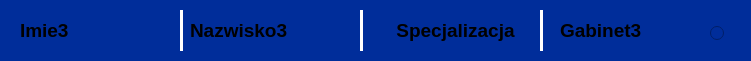
     <widget class="QFrame" name="frame_34">
      <property name="geometry">
       <rect>
        <x>10</x>
        <y>150</y>
        <width>751</width>
        <height>61</height>
       </rect>
      </property>
      <property name="styleSheet">
       <string notr="true">background-color: rgb(0, 45, 154);
border-radius: 10px;</string>
      </property>
      <property name="frameShape">
       <enum>QFrame::Shape::StyledPanel</enum>
      </property>
      <property name="frameShadow">
       <enum>QFrame::Shadow::Raised</enum>
      </property>
      <widget class="Line" name="line_37">
       <property name="geometry">
        <rect>
         <x>360</x>
         <y>10</y>
         <width>3</width>
         <height>41</height>
        </rect>
       </property>
       <property name="styleSheet">
        <string notr="true">background-color: white;</string>
       </property>
       <property name="orientation">
        <enum>Qt::Orientation::Vertical</enum>
       </property>
      </widget>
      <widget class="Line" name="line_38">
       <property name="geometry">
        <rect>
         <x>540</x>
         <y>10</y>
         <width>3</width>
         <height>41</height>
        </rect>
       </property>
       <property name="styleSheet">
        <string notr="true">background-color: white;</string>
       </property>
       <property name="orientation">
        <enum>Qt::Orientation::Vertical</enum>
       </property>
      </widget>
      <widget class="QLabel" name="label_66">
       <property name="geometry">
        <rect>
         <x>380</x>
         <y>10</y>
         <width>151</width>
         <height>41</height>
        </rect>
       </property>
       <property name="font">
        <font>
         <pointsize>14</pointsize>
         <bold>true</bold>
        </font>
       </property>
       <property name="layoutDirection">
        <enum>Qt::LayoutDirection::LeftToRight</enum>
       </property>
       <property name="styleSheet">
        <string notr="true"/>
       </property>
       <property name="text">
        <string>Specjalizacja</string>
       </property>
       <property name="textFormat">
        <enum>Qt::TextFormat::RichText</enum>
       </property>
       <property name="alignment">
        <set>Qt::AlignmentFlag::AlignCenter</set>
       </property>
      </widget>
      <widget class="QLabel" name="label_67">
       <property name="geometry">
        <rect>
         <x>20</x>
         <y>10</y>
         <width>81</width>
         <height>41</height>
        </rect>
       </property>
       <property name="font">
        <font>
         <pointsize>14</pointsize>
         <bold>true</bold>
        </font>
       </property>
       <property name="layoutDirection">
        <enum>Qt::LayoutDirection::LeftToRight</enum>
       </property>
       <property name="styleSheet">
        <string notr="true"/>
       </property>
       <property name="text">
        <string>Imie3</string>
       </property>
       <property name="textFormat">
        <enum>Qt::TextFormat::RichText</enum>
       </property>
       <property name="alignment">
        <set>Qt::AlignmentFlag::AlignLeading|Qt::AlignmentFlag::AlignLeft|Qt::AlignmentFlag::AlignVCenter</set>
       </property>
      </widget>
      <widget class="Line" name="line_39">
       <property name="geometry">
        <rect>
         <x>180</x>
         <y>10</y>
         <width>3</width>
         <height>41</height>
        </rect>
       </property>
       <property name="styleSheet">
        <string notr="true">background-color: white;</string>
       </property>
       <property name="orientation">
        <enum>Qt::Orientation::Vertical</enum>
       </property>
      </widget>
      <widget class="QLabel" name="label_68">
       <property name="geometry">
        <rect>
         <x>190</x>
         <y>10</y>
         <width>131</width>
         <height>41</height>
        </rect>
       </property>
       <property name="font">
        <font>
         <pointsize>14</pointsize>
         <bold>true</bold>
        </font>
       </property>
       <property name="layoutDirection">
        <enum>Qt::LayoutDirection::LeftToRight</enum>
       </property>
       <property name="styleSheet">
        <string notr="true"/>
       </property>
       <property name="text">
        <string>Nazwisko3</string>
       </property>
       <property name="textFormat">
        <enum>Qt::TextFormat::RichText</enum>
       </property>
       <property name="alignment">
        <set>Qt::AlignmentFlag::AlignLeading|Qt::AlignmentFlag::AlignLeft|Qt::AlignmentFlag::AlignVCenter</set>
       </property>
      </widget>
      <widget class="QLabel" name="label_77">
       <property name="geometry">
        <rect>
         <x>560</x>
         <y>10</y>
         <width>121</width>
         <height>41</height>
        </rect>
       </property>
       <property name="font">
        <font>
         <pointsize>14</pointsize>
         <bold>true</bold>
        </font>
       </property>
       <property name="layoutDirection">
        <enum>Qt::LayoutDirection::LeftToRight</enum>
       </property>
       <property name="styleSheet">
        <string notr="true"/>
       </property>
       <property name="text">
        <string>Gabinet3</string>
       </property>
       <property name="textFormat">
        <enum>Qt::TextFormat::RichText</enum>
       </property>
       <property name="alignment">
        <set>Qt::AlignmentFlag::AlignLeading|Qt::AlignmentFlag::AlignLeft|Qt::AlignmentFlag::AlignVCenter</set>
       </property>
      </widget>
      <widget class="QRadioButton" name="radioButton_5">
       <property name="geometry">
        <rect>
         <x>710</x>
         <y>20</y>
         <width>112</width>
         <height>26</height>
        </rect>
       </property>
       <property name="text">
        <string/>
       </property>
      </widget>
      <widget class="QFrame" name="frame_53">
       <property name="geometry">
        <rect>
         <x>10</x>
         <y>220</y>
         <width>751</width>
         <height>61</height>
        </rect>
       </property>
       <property name="styleSheet">
        <string notr="true">background-color: rgb(0, 62, 154);
border-radius: 10px;</string>
       </property>
       <property name="frameShape">
        <enum>QFrame::Shape::StyledPanel</enum>
       </property>
       <property name="frameShadow">
        <enum>QFrame::Shadow::Raised</enum>
       </property>
       <widget class="Line" name="line_46">
        <property name="geometry">
         <rect>
          <x>360</x>
          <y>10</y>
          <width>3</width>
          <height>41</height>
         </rect>
        </property>
        <property name="styleSheet">
         <string notr="true">background-color: white;</string>
        </property>
        <property name="orientation">
         <enum>Qt::Orientation::Vertical</enum>
        </property>
       </widget>
       <widget class="Line" name="line_47">
        <property name="geometry">
         <rect>
          <x>540</x>
          <y>10</y>
          <width>3</width>
          <height>41</height>
         </rect>
        </property>
        <property name="styleSheet">
         <string notr="true">background-color: white;</string>
        </property>
        <property name="orientation">
         <enum>Qt::Orientation::Vertical</enum>
        </property>
       </widget>
       <widget class="QLabel" name="label_78">
        <property name="geometry">
         <rect>
          <x>380</x>
          <y>10</y>
          <width>151</width>
          <height>41</height>
         </rect>
        </property>
        <property name="font">
         <font>
          <pointsize>14</pointsize>
          <bold>true</bold>
         </font>
        </property>
        <property name="layoutDirection">
         <enum>Qt::LayoutDirection::LeftToRight</enum>
        </property>
        <property name="styleSheet">
         <string notr="true"/>
        </property>
        <property name="text">
         <string>Specjalizacja</string>
        </property>
        <property name="textFormat">
         <enum>Qt::TextFormat::RichText</enum>
        </property>
        <property name="alignment">
         <set>Qt::AlignmentFlag::AlignCenter</set>
        </property>
       </widget>
       <widget class="QLabel" name="label_79">
        <property name="geometry">
         <rect>
          <x>20</x>
          <y>10</y>
          <width>81</width>
          <height>41</height>
         </rect>
        </property>
        <property name="font">
         <font>
          <pointsize>14</pointsize>
          <bold>true</bold>
         </font>
        </property>
        <property name="layoutDirection">
         <enum>Qt::LayoutDirection::LeftToRight</enum>
        </property>
        <property name="styleSheet">
         <string notr="true"/>
        </property>
        <property name="text">
         <string>Imie1</string>
        </property>
        <property name="textFormat">
         <enum>Qt::TextFormat::RichText</enum>
        </property>
        <property name="alignment">
         <set>Qt::AlignmentFlag::AlignLeading|Qt::AlignmentFlag::AlignLeft|Qt::AlignmentFlag::AlignVCenter</set>
        </property>
       </widget>
       <widget class="Line" name="line_48">
        <property name="geometry">
         <rect>
          <x>180</x>
          <y>10</y>
          <width>3</width>
          <height>41</height>
         </rect>
        </property>
        <property name="styleSheet">
         <string notr="true">background-color: white;</string>
        </property>
        <property name="orientation">
         <enum>Qt::Orientation::Vertical</enum>
        </property>
       </widget>
       <widget class="QLabel" name="label_80">
        <property name="geometry">
         <rect>
          <x>190</x>
          <y>10</y>
          <width>131</width>
          <height>41</height>
         </rect>
        </property>
        <property name="font">
         <font>
          <pointsize>14</pointsize>
          <bold>true</bold>
         </font>
        </property>
        <property name="layoutDirection">
         <enum>Qt::LayoutDirection::LeftToRight</enum>
        </property>
        <property name="styleSheet">
         <string notr="true"/>
        </property>
        <property name="text">
         <string>Nazwisko1</string>
        </property>
        <property name="textFormat">
         <enum>Qt::TextFormat::RichText</enum>
        </property>
        <property name="alignment">
         <set>Qt::AlignmentFlag::AlignLeading|Qt::AlignmentFlag::AlignLeft|Qt::AlignmentFlag::AlignVCenter</set>
        </property>
       </widget>
       <widget class="QFrame" name="frame_54">
        <property name="geometry">
         <rect>
          <x>570</x>
          <y>50</y>
          <width>751</width>
          <height>61</height>
         </rect>
        </property>
        <property name="styleSheet">
         <string notr="true">background-color: rgb(0, 62, 154);
border-radius: 10px;</string>
        </property>
        <property name="frameShape">
         <enum>QFrame::Shape::StyledPanel</enum>
        </property>
        <property name="frameShadow">
         <enum>QFrame::Shadow::Raised</enum>
        </property>
        <widget class="Line" name="line_49">
         <property name="geometry">
          <rect>
           <x>360</x>
           <y>10</y>
           <width>3</width>
           <height>41</height>
          </rect>
         </property>
         <property name="styleSheet">
          <string notr="true">background-color: white;</string>
         </property>
         <property name="orientation">
          <enum>Qt::Orientation::Vertical</enum>
         </property>
        </widget>
        <widget class="Line" name="line_50">
         <property name="geometry">
          <rect>
           <x>540</x>
           <y>10</y>
           <width>3</width>
           <height>41</height>
          </rect>
         </property>
         <property name="styleSheet">
          <string notr="true">background-color: white;</string>
         </property>
         <property name="orientation">
          <enum>Qt::Orientation::Vertical</enum>
         </property>
        </widget>
        <widget class="QLabel" name="label_81">
         <property name="geometry">
          <rect>
           <x>360</x>
           <y>10</y>
           <width>151</width>
           <height>41</height>
          </rect>
         </property>
         <property name="font">
          <font>
           <pointsize>14</pointsize>
           <bold>true</bold>
          </font>
         </property>
         <property name="layoutDirection">
          <enum>Qt::LayoutDirection::LeftToRight</enum>
         </property>
         <property name="styleSheet">
          <string notr="true"/>
         </property>
         <property name="text">
          <string>Specjalizacja</string>
         </property>
         <property name="textFormat">
          <enum>Qt::TextFormat::RichText</enum>
         </property>
         <property name="alignment">
          <set>Qt::AlignmentFlag::AlignCenter</set>
         </property>
        </widget>
        <widget class="QLabel" name="label_82">
         <property name="geometry">
          <rect>
           <x>20</x>
           <y>10</y>
           <width>81</width>
           <height>41</height>
          </rect>
         </property>
         <property name="font">
          <font>
           <pointsize>14</pointsize>
           <bold>true</bold>
          </font>
         </property>
         <property name="layoutDirection">
          <enum>Qt::LayoutDirection::LeftToRight</enum>
         </property>
         <property name="styleSheet">
          <string notr="true"/>
         </property>
         <property name="text">
          <string>Imie2</string>
         </property>
         <property name="textFormat">
          <enum>Qt::TextFormat::RichText</enum>
         </property>
         <property name="alignment">
          <set>Qt::AlignmentFlag::AlignLeading|Qt::AlignmentFlag::AlignLeft|Qt::AlignmentFlag::AlignVCenter</set>
         </property>
        </widget>
        <widget class="QFrame" name="frame_55">
         <property name="geometry">
          <rect>
           <x>600</x>
           <y>10</y>
           <width>131</width>
           <height>41</height>
          </rect>
         </property>
         <property name="styleSheet">
          <string notr="true">background-color: rgb(0, 41, 94);
border-radius: 10px;</string>
         </property>
         <property name="frameShape">
          <enum>QFrame::Shape::StyledPanel</enum>
         </property>
         <property name="frameShadow">
          <enum>QFrame::Shadow::Raised</enum>
         </property>
         <widget class="QFrame" name="frame_56">
          <property name="geometry">
           <rect>
            <x>270</x>
            <y>60</y>
            <width>841</width>
            <height>61</height>
           </rect>
          </property>
          <property name="styleSheet">
           <string notr="true">background-color: rgb(0, 62, 154);
border-radius: 10px;</string>
          </property>
          <property name="frameShape">
           <enum>QFrame::Shape::StyledPanel</enum>
          </property>
          <property name="frameShadow">
           <enum>QFrame::Shadow::Raised</enum>
          </property>
         </widget>
         <widget class="QLabel" name="label_83">
          <property name="geometry">
           <rect>
            <x>10</x>
            <y>0</y>
            <width>111</width>
            <height>41</height>
           </rect>
          </property>
          <property name="font">
           <font>
            <pointsize>14</pointsize>
            <bold>true</bold>
           </font>
          </property>
          <property name="layoutDirection">
           <enum>Qt::LayoutDirection::LeftToRight</enum>
          </property>
          <property name="styleSheet">
           <string notr="true"/>
          </property>
          <property name="text">
           <string>Dodaj 1</string>
          </property>
          <property name="textFormat">
           <enum>Qt::TextFormat::RichText</enum>
          </property>
          <property name="alignment">
           <set>Qt::AlignmentFlag::AlignCenter</set>
          </property>
         </widget>
        </widget>
        <widget class="Line" name="line_51">
         <property name="geometry">
          <rect>
           <x>180</x>
           <y>10</y>
           <width>3</width>
           <height>41</height>
          </rect>
         </property>
         <property name="styleSheet">
          <string notr="true">background-color: white;</string>
         </property>
         <property name="orientation">
          <enum>Qt::Orientation::Vertical</enum>
         </property>
        </widget>
        <widget class="QLabel" name="label_84">
         <property name="geometry">
          <rect>
           <x>190</x>
           <y>10</y>
           <width>131</width>
           <height>41</height>
          </rect>
         </property>
         <property name="font">
          <font>
           <pointsize>14</pointsize>
           <bold>true</bold>
          </font>
         </property>
         <property name="layoutDirection">
          <enum>Qt::LayoutDirection::LeftToRight</enum>
         </property>
         <property name="styleSheet">
          <string notr="true"/>
         </property>
         <property name="text">
          <string>Nazwisko2</string>
         </property>
         <property name="textFormat">
          <enum>Qt::TextFormat::RichText</enum>
         </property>
         <property name="alignment">
          <set>Qt::AlignmentFlag::AlignLeading|Qt::AlignmentFlag::AlignLeft|Qt::AlignmentFlag::AlignVCenter</set>
         </property>
        </widget>
        <widget class="QFrame" name="frame_57">
         <property name="geometry">
          <rect>
           <x>560</x>
           <y>50</y>
           <width>751</width>
           <height>61</height>
          </rect>
         </property>
         <property name="styleSheet">
          <string notr="true">background-color: rgb(0, 62, 154);
border-radius: 10px;</string>
         </property>
         <property name="frameShape">
          <enum>QFrame::Shape::StyledPanel</enum>
         </property>
         <property name="frameShadow">
          <enum>QFrame::Shadow::Raised</enum>
         </property>
         <widget class="Line" name="line_52">
          <property name="geometry">
           <rect>
            <x>360</x>
            <y>10</y>
            <width>3</width>
            <height>41</height>
           </rect>
          </property>
          <property name="styleSheet">
           <string notr="true">background-color: white;</string>
          </property>
          <property name="orientation">
           <enum>Qt::Orientation::Vertical</enum>
          </property>
         </widget>
         <widget class="Line" name="line_53">
          <property name="geometry">
           <rect>
            <x>540</x>
            <y>10</y>
            <width>3</width>
            <height>41</height>
           </rect>
          </property>
          <property name="styleSheet">
           <string notr="true">background-color: white;</string>
          </property>
          <property name="orientation">
           <enum>Qt::Orientation::Vertical</enum>
          </property>
         </widget>
         <widget class="QLabel" name="label_85">
          <property name="geometry">
           <rect>
            <x>360</x>
            <y>10</y>
            <width>151</width>
            <height>41</height>
           </rect>
          </property>
          <property name="font">
           <font>
            <pointsize>14</pointsize>
            <bold>true</bold>
           </font>
          </property>
          <property name="layoutDirection">
           <enum>Qt::LayoutDirection::LeftToRight</enum>
          </property>
          <property name="styleSheet">
           <string notr="true"/>
          </property>
          <property name="text">
           <string>Specjalizacja</string>
          </property>
          <property name="textFormat">
           <enum>Qt::TextFormat::RichText</enum>
          </property>
          <property name="alignment">
           <set>Qt::AlignmentFlag::AlignCenter</set>
          </property>
         </widget>
         <widget class="QLabel" name="label_86">
          <property name="geometry">
           <rect>
            <x>20</x>
            <y>10</y>
            <width>81</width>
            <height>41</height>
           </rect>
          </property>
          <property name="font">
           <font>
            <pointsize>14</pointsize>
            <bold>true</bold>
           </font>
          </property>
          <property name="layoutDirection">
           <enum>Qt::LayoutDirection::LeftToRight</enum>
          </property>
          <property name="styleSheet">
           <string notr="true"/>
          </property>
          <property name="text">
           <string>Imie2</string>
          </property>
          <property name="textFormat">
           <enum>Qt::TextFormat::RichText</enum>
          </property>
          <property name="alignment">
           <set>Qt::AlignmentFlag::AlignLeading|Qt::AlignmentFlag::AlignLeft|Qt::AlignmentFlag::AlignVCenter</set>
          </property>
         </widget>
         <widget class="QFrame" name="frame_58">
          <property name="geometry">
           <rect>
            <x>600</x>
            <y>10</y>
            <width>131</width>
            <height>41</height>
           </rect>
          </property>
          <property name="styleSheet">
           <string notr="true">background-color: rgb(0, 41, 94);
border-radius: 10px;</string>
          </property>
          <property name="frameShape">
           <enum>QFrame::Shape::StyledPanel</enum>
          </property>
          <property name="frameShadow">
           <enum>QFrame::Shadow::Raised</enum>
          </property>
          <widget class="QFrame" name="frame_59">
           <property name="geometry">
            <rect>
             <x>270</x>
             <y>60</y>
             <width>841</width>
             <height>61</height>
            </rect>
           </property>
           <property name="styleSheet">
            <string notr="true">background-color: rgb(0, 62, 154);
border-radius: 10px;</string>
           </property>
           <property name="frameShape">
            <enum>QFrame::Shape::StyledPanel</enum>
           </property>
           <property name="frameShadow">
            <enum>QFrame::Shadow::Raised</enum>
           </property>
          </widget>
          <widget class="QLabel" name="label_87">
           <property name="geometry">
            <rect>
             <x>10</x>
             <y>0</y>
             <width>111</width>
             <height>41</height>
            </rect>
           </property>
           <property name="font">
            <font>
             <pointsize>14</pointsize>
             <bold>true</bold>
            </font>
           </property>
           <property name="layoutDirection">
            <enum>Qt::LayoutDirection::LeftToRight</enum>
           </property>
           <property name="styleSheet">
            <string notr="true"/>
           </property>
           <property name="text">
            <string>Dodaj 1</string>
           </property>
           <property name="textFormat">
            <enum>Qt::TextFormat::RichText</enum>
           </property>
           <property name="alignment">
            <set>Qt::AlignmentFlag::AlignCenter</set>
           </property>
          </widget>
         </widget>
         <widget class="Line" name="line_54">
          <property name="geometry">
           <rect>
            <x>180</x>
            <y>10</y>
            <width>3</width>
            <height>41</height>
           </rect>
          </property>
          <property name="styleSheet">
           <string notr="true">background-color: white;</string>
          </property>
          <property name="orientation">
           <enum>Qt::Orientation::Vertical</enum>
          </property>
         </widget>
         <widget class="QLabel" name="label_88">
          <property name="geometry">
           <rect>
            <x>190</x>
            <y>10</y>
            <width>131</width>
            <height>41</height>
           </rect>
          </property>
          <property name="font">
           <font>
            <pointsize>14</pointsize>
            <bold>true</bold>
           </font>
          </property>
          <property name="layoutDirection">
           <enum>Qt::LayoutDirection::LeftToRight</enum>
          </property>
          <property name="styleSheet">
           <string notr="true"/>
          </property>
          <property name="text">
           <string>Nazwisko2</string>
          </property>
          <property name="textFormat">
           <enum>Qt::TextFormat::RichText</enum>
          </property>
          <property name="alignment">
           <set>Qt::AlignmentFlag::AlignLeading|Qt::AlignmentFlag::AlignLeft|Qt::AlignmentFlag::AlignVCenter</set>
          </property>
         </widget>
        </widget>
       </widget>
       <widget class="QLabel" name="label_89">
        <property name="geometry">
         <rect>
          <x>560</x>
          <y>10</y>
          <width>121</width>
          <height>41</height>
         </rect>
        </property>
        <property name="font">
         <font>
          <pointsize>14</pointsize>
          <bold>true</bold>
         </font>
        </property>
        <property name="layoutDirection">
         <enum>Qt::LayoutDirection::LeftToRight</enum>
        </property>
        <property name="styleSheet">
         <string notr="true"/>
        </property>
        <property name="text">
         <string>Gabinet1</string>
        </property>
        <property name="textFormat">
         <enum>Qt::TextFormat::RichText</enum>
        </property>
        <property name="alignment">
         <set>Qt::AlignmentFlag::AlignLeading|Qt::AlignmentFlag::AlignLeft|Qt::AlignmentFlag::AlignVCenter</set>
        </property>
       </widget>
       <widget class="QRadioButton" name="radioButton_6">
        <property name="geometry">
         <rect>
          <x>710</x>
          <y>20</y>
          <width>112</width>
          <height>26</height>
         </rect>
        </property>
        <property name="text">
         <string/>
        </property>
       </widget>
      </widget>
     </widget>
